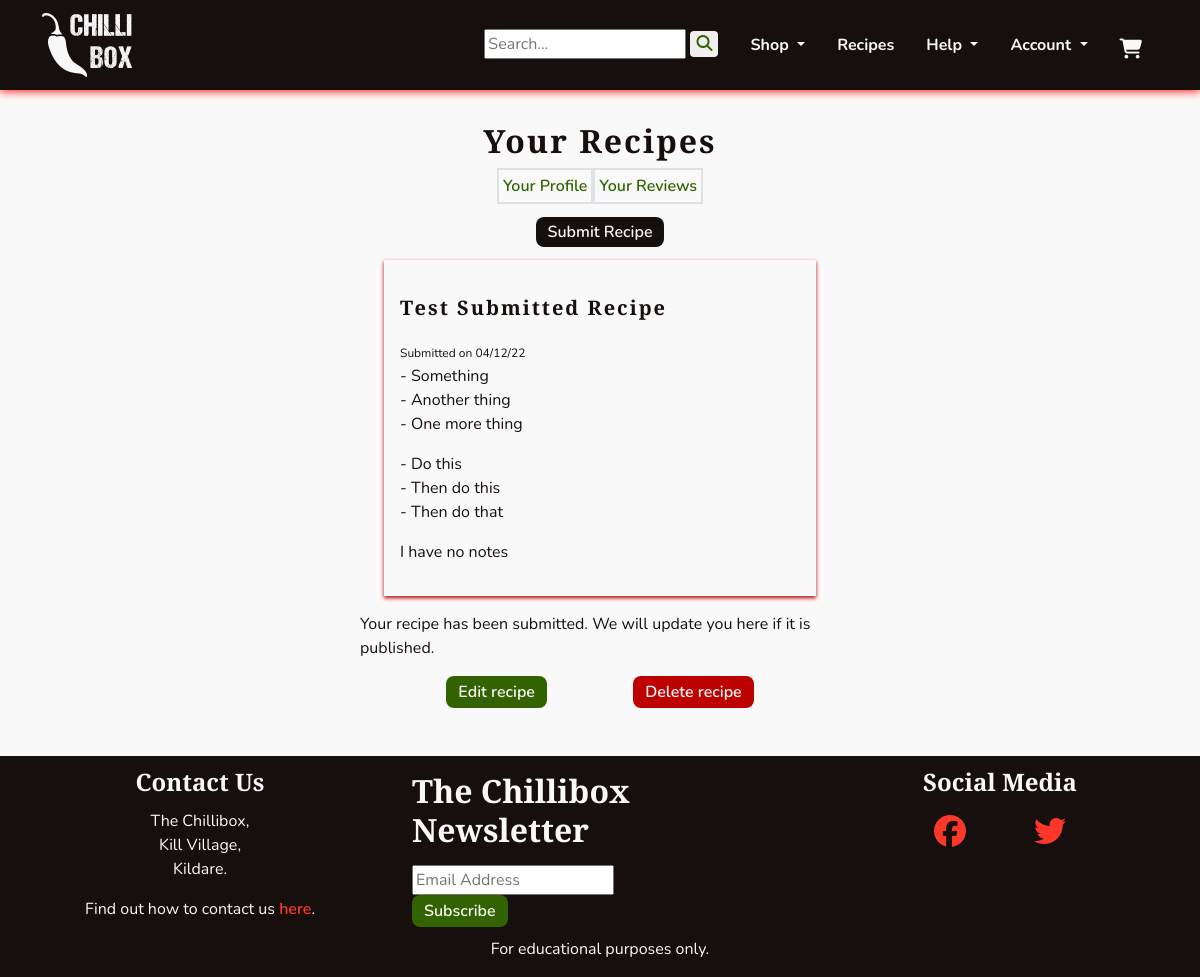
Page /profiles/user_recipes/ (signed in) on the committed database.
### recipes/models.py (models this page shows)
class SubmittedRecipe(models.Model):
    user = models.ForeignKey(User, on_delete=models.SET_NULL, null=True,
                             blank=True)
    recipe_title = models.CharField(max_length=140)
    ingredients = models.TextField()
    directions = models.TextField()
    notes = models.TextField(null=True, blank=True, help_text='Please include \
                             any notes or insights you would like included.')
    submitted_on = models.DateTimeField(auto_now_add=True)
    edited_on = models.DateTimeField(auto_now=True)
    published = models.BooleanField(default=False)
    def __str__(self):
        return self.recipe_title

### profiles/views.py (the view)
# urls.py: path('user_recipes/', views.UserRecipeList.as_view(),
class UserRecipeList(generic.ListView):
    model = SubmittedRecipe
    template_name = 'profiles/user_recipes.html'
    paginate_by = 10
    def get_queryset(self):
        queryset = SubmittedRecipe.objects.filter(user=self.request.user).order_by('-submitted_on')  # noqa
        return queryset

### profiles/templates/profiles/user_recipes.html (shortened to what this page needs)
{% extends 'base.html' %}
{% load static %}
{% block content %}
<section class="container-fluid">
    <div class="text-center">
        <h2 class="headings mb-2">Your Recipes</h2>
        <div class="d-flex flex-row justify-content-center">
            <div class="border border-2 p-1">
                <a class="chilli-link" href="{% url 'profiles:profile' %}">Your Profile</a>
            </div>
            <div class="border border-2 p-1">
                <a class="chilli-link" href="{% url 'profiles:review_list' %}">Your Reviews</a>
            </div>
        </div>
    </div>
    <div class="col-12">
        <div class="text-center my-3">
            <a class="chilli-btn" href="{% url 'recipes:submit_recipe' %}">Submit Recipe</a>
        </div>
        <div class="col-sm-10 mx-auto">
            {% for recipe in submittedrecipe_list %}
            <div class="col-md-6 mx-auto">
                <div class="recipe-card">
                    <h2 class="headings big">{{ recipe }}</h2>
                    <div>
                        <span class="small">Submitted on {{ recipe.submitted_on|date:'d/m/y' }}</span>
                    </div>
                    <div>
                        {{ recipe.ingredients|linebreaks }}
                    </div>
                    <div>
                        {{ recipe.directions|linebreaks }}
                    </div>
                    <div>
                        {{ recipe.notes|linebreaks }}
                    </div>
                </div>
                {% if recipe.published %}
                <p>
                    Your submitted recipe has been publish! If you make any changes to your submitted recipe they will not be reflected in the published version.
                </p>
                {% else %}
                <p>
                    Your recipe has been submitted. We will update you here if it is published.
                </p>
                {% endif %}
                {% if user.is_authenticated %}
                <div class="d-flex flex-row justify-content-evenly">
                    <a class="chilli-btn chilli-go" href="{% url 'recipes:edit_submitted' recipe.pk %}">Edit recipe</a>
                    <a class="chilli-btn chilli-dngr" href="{% url 'recipes:delete_submitted' recipe.pk %}">Delete recipe</a>
                </div>
                {% endif %}
            </div>
            {% empty %}
            <p>You haven't submitted any recipes yet!</p>
            {% endfor %}
        </div>
    </div>
</section>
{% endblock content %}

### static/css/style.css (style rules this page uses)
:root { --site-white: #faf9f9; --site-black: #160f0e; --site-grey: #6b6363; --site-red: #fc382a; --site-dark-red:#bd0000; --site-green: #568729; --site-dark-green: #326300; --site-text-bg: rgba(49, 99, 0, 0.2); --site-car-bg: rgba(245, 241, 238, 0.61); }
html { height: 100%; }
section { max-width: 2550px; }
body { font-family: "Nunito", sans-serif; color: var(--site-black); font-size: 1rem; background: var(--site-white); }
h1, h2, h3, h4 { font-family: "Merriweather Sans", "Nunito", sans-serif; font-weight: 900; margin-top: 0.5em; margin-bottom: 0.5em; }
.headings { font-size: 2rem; letter-spacing: 2px; margin: 1em 0; }
.big { font-size: 1.25rem; }
.small { font-size: 0.75em; }
a { text-decoration: none; }
.chilli-link { font-weight: 600; color: var(--site-dark-green); transition: all 0.2s linear; }
.chilli-btn { padding: 0.25em 0.75em; font-weight: 600; color: var(--site-white); background-color: var(--site-black); border-radius: 8px; transition: all 0.2s linear; }
.chilli-dngr { background-color: var(--site-dark-red); }
.chilli-go { background-color: var(--site-dark-green); }
.recipe-card { max-width: 90%; height: 100%; padding: 1em; margin: 1em auto; box-shadow: 0 2px 4px 0 var(--site-dark-red); }

### rows in the picture
SubmittedRecipe: recipe_title "Test Submitted Recipe", submitted_on "04/12/22", ingredients "- Something - Another thing - One more thing", directions "- Do this - Then do this - Then do that", notes "I have no notes", shows "Your recipe has been submitted. We will update you here if it is published."
